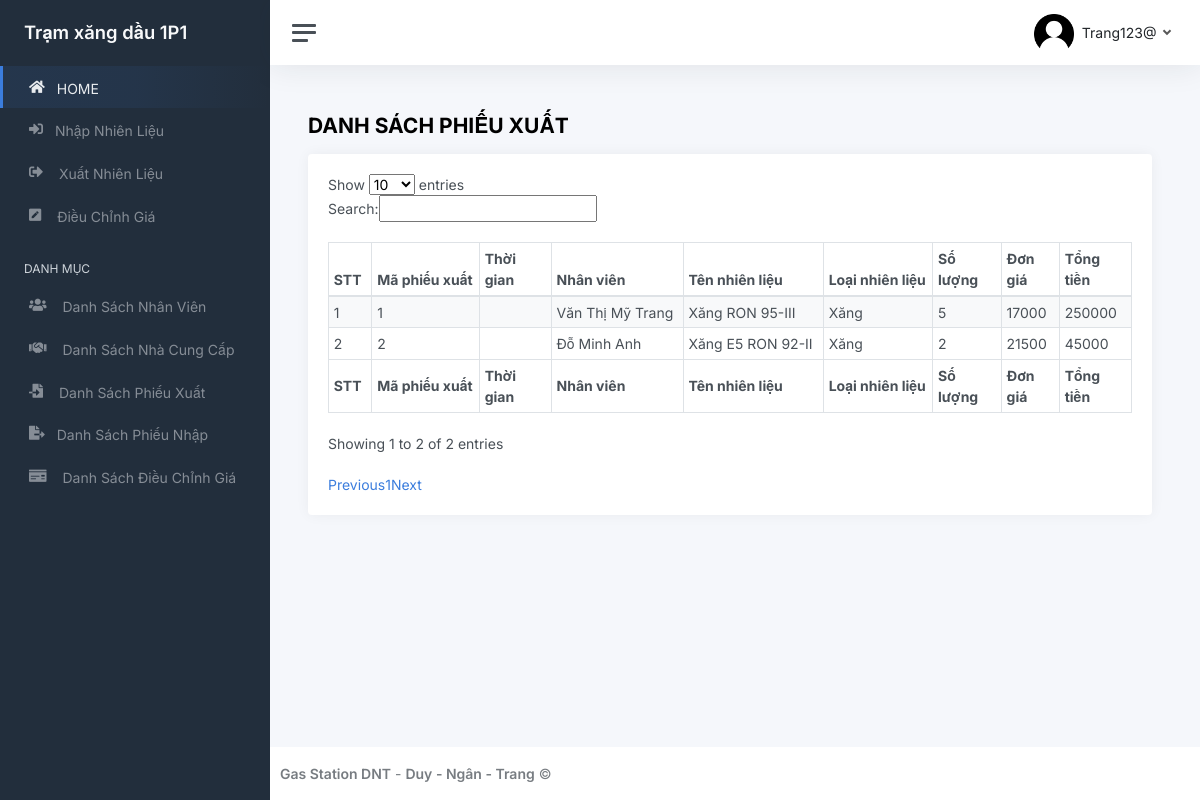
Screenshot of /static/danhsach_phieuxuat.php (signed in) with the database file from the repository.
### tables this page shows
CREATE TABLE `phieuxuat` (
  `ID_PHIEUXUAT` int NOT NULL,
  `ID_NHIENLIEU` int NOT NULL,
  `ID_NV` int NOT NULL,
  `ID_TRAM` varchar(8) NOT NULL,
  `THOIGIAN_XUAT` datetime DEFAULT NULL,
  `SO_LUONG` float DEFAULT NULL,
  `TONG_TIEN` int DEFAULT NULL
);

CREATE TABLE `nhienlieu` (
  `ID_NHIENLIEU` int NOT NULL,
  `TEN_NHIENLIEU` varchar(50) NOT NULL,
  `LOAI_NHIENLIEU` int DEFAULT NULL
);

### static/danhsach_phieuxuat.php (the view, shortened to what this page needs)
<?php
include "connect.php";
$sql_dspx = "SELECT PX.ID_PHIEUXUAT, DATE_FORMAT(PX.THOIGIAN_XUAT, '%d-%m-%Y %H:%i:%s') as THOIGIAN_XUAT, NL.TEN_NHIENLIEU, NL.LOAI_NHIENLIEU, PX.SO_LUONG, PX.TONG_TIEN, BG.GIA, CONCAT(NV.HO_NV, ' ', NV.TEN_NV) AS FULLNAME
FROM PHIEUXUAT PX
JOIN NHANVIEN NV ON PX.ID_NV = NV.ID_NV
JOIN BANGGIA BG ON PX.ID_NHIENLIEU = BG.ID_NHIENLIEU
JOIN NHIENLIEU NL ON PX.ID_NHIENLIEU = NL.ID_NHIENLIEU
WHERE (BG.ID_NHIENLIEU, BG.NGAY_CN) IN (SELECT ID_NHIENLIEU, MAX(NGAY_CN) FROM banggia GROUP BY ID_NHIENLIEU)";
$result_dspx = mysqli_query($conn, $sql_dspx);
?>
<!DOCTYPE html>
<html lang="en">
<head>
	<link href="css/app.css" rel="stylesheet">
	<link rel="stylesheet" href="https://cdnjs.cloudflare.com/ajax/libs/font-awesome/5.15.4/css/all.min.css" />
	<link rel="stylesheet" type="text/css" href="https://cdn.datatables.net/1.13.6/css/dataTables.jqueryui.min.css">
</head>
<body>
	<div class="wrapper">
	<?php
			include "header.php";
		?>
		<div class="main">
		<?php
			include 'username.php';
			?>
			<main class="content">
				<div class="container-fluid p-0">
					<h1 class="h3 mb-3" style="font-weight: bold;">DANH SÁCH PHIẾU XUẤT</h1>
					<div class="row">
						<div class="col-12">
							<div class="card">
								<div class="card-body">
									<div class="table-responsive ">
									<table id="dtBasicExample" class="table table-striped table-bordered table-sm" width="100%">
										<thead>
											<tr>
												<th class="th-sm">STT</th>
												<th class="th-sm">Mã phiếu xuất</th>
												<th class="th-sm">Thời gian</th>
												<th class="th-sm">Nhân viên</th>
												<th class="th-sm">Tên nhiên liệu</th>
												<th class="th-sm">Loại nhiên liệu</th>
												<th class="th-sm">Số lượng</th>
												<th class="th-sm">Đơn giá</th>
												<th class="th-sm">Tổng tiền</th>
											  </tr>
										</thead>
										<tbody>
											<?php
											$stt = 0;
											while ($row_dspx = mysqli_fetch_assoc($result_dspx)) {
												$stt++;
												$loai_nienlieu = ($row_dspx['LOAI_NHIENLIEU'] == 1) ? 'Xăng' : 'Dầu';
												echo "<tr>
														<td>{$stt}</td>
														<td>{$row_dspx['ID_PHIEUXUAT']}</td>
														<td>{$row_dspx['THOIGIAN_XUAT']}</td>
														<td>{$row_dspx['FULLNAME']}</td>
														<td>{$row_dspx['TEN_NHIENLIEU']}</td>
														<td>{$loai_nienlieu}</td>
														<td>{$row_dspx['SO_LUONG']}</td>
														<td>{$row_dspx['GIA']}</td>
														<td>{$row_dspx['TONG_TIEN']}</td>
													</tr>";
											}
											?>
										</tbody>
										<tfoot>
											<tr>
												<th class="th-sm">STT</th>
												<th class="th-sm">Mã phiếu xuất</th>
												<th class="th-sm">Thời gian</th>
												<th class="th-sm">Nhân viên</th>
												<th class="th-sm">Tên nhiên liệu</th>
												<th class="th-sm">Loại nhiên liệu</th>
												<th class="th-sm">Số lượng</th>
												<th class="th-sm">Đơn giá</th>
												<th class="th-sm">Tổng tiền</th>
											  </tr>
										</tfoot>
									  </table>
									</div>
								</div>
							</div>
						</div>
					</div>
			</main>
			<footer class="footer">
				<div class="container-fluid">
					<div class="row text-muted">
						<div class="col-6 text-start">
							<p class="mb-0">
								<a class="text-muted" href="#" target="_blank"><strong>Gas Station DNT</strong></a> - <a class="text-muted" href="#" target="_blank"><strong>Duy - Ngân - Trang</strong></a>								&copy;
							</p>
						</div>
					</div>
				</div>
			</footer>
		</div>
	</div>
</body>
</html>

### static/danhsach_phieuxuat.php (style rules this page uses)
table.dataTable thead .sorting:after, table.dataTable thead .sorting:before, table.dataTable thead .sorting_asc:after, table.dataTable thead .sorting_asc:before, table.dataTable thead .sorting_asc_disabled:after, table.dataTable thead .sorting_asc_disabled:before, table.dataTable thead .sorting_desc:after, table.dataTable thead .sorting_desc:before, table.dataTable thead .sorting_desc_disabled:after, table.dataTable thead .sorting_desc_disabled:before { bottom: .5em; }
div.dataTables_wrapper table.dataTable thead th { border-top: 1px solid #ddd; border-bottom: 2px solid #ddd; }

### rows the page displays
phieuxuat: ID_PHIEUXUAT "1", FULLNAME "Văn Thị Mỹ Trang", ID_NHIENLIEU.TEN_NHIENLIEU "Xăng RON 95-III", ID_NHIENLIEU.LOAI_NHIENLIEU "Xăng", SO_LUONG "5", GIA "17000", TONG_TIEN "250000"
phieuxuat: ID_PHIEUXUAT "2", FULLNAME "Đỗ Minh Anh", ID_NHIENLIEU.TEN_NHIENLIEU "Xăng E5 RON 92-II", ID_NHIENLIEU.LOAI_NHIENLIEU "Xăng", SO_LUONG "2", GIA "21500", TONG_TIEN "45000"

### other values shown
$_SESSION['ten_tram'] "Trạm xăng dầu 1P1"
$_SESSION['username'] "Trang123@"
